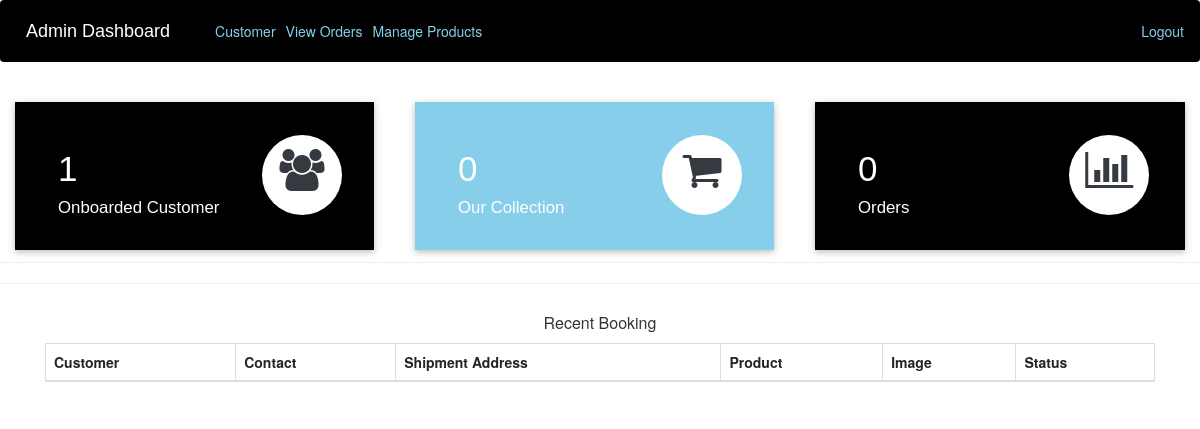
Page /admin-dashboard (signed in) on the earlier database version.
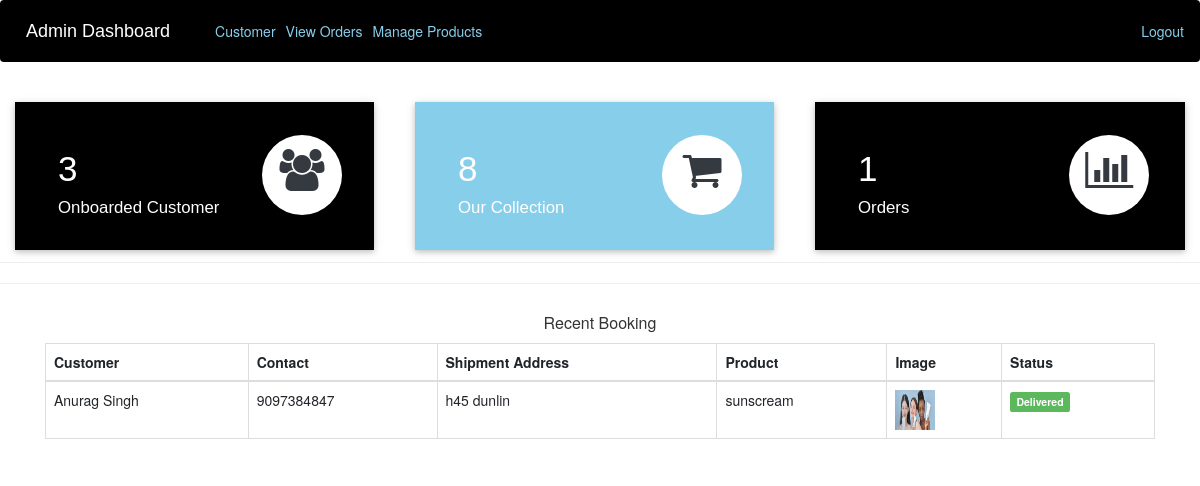
Same page on the later database version.
### ecom/models.py (models this page shows, shortened)
class Customer(models.Model):
    user=models.OneToOneField(User,on_delete=models.CASCADE)
    profile_pic= models.ImageField(upload_to='profile_pic/CustomerProfilePic/',null=True,blank=True)
    address = models.CharField(max_length=40)
    mobile = models.CharField(max_length=20,null=False)
    @property
    def get_name(self):
        return self.user.first_name+" "+self.user.last_name

class Orders(models.Model):
    STATUS =(
        ('Pending','Pending'),
        ('Order Confirmed','Order Confirmed'),
        ('Out for Delivery','Out for Delivery'),
        ('Delivered','Delivered'),
    )
    customer=models.ForeignKey('Customer', on_delete=models.CASCADE,null=True)
    product=models.ForeignKey('Product',on_delete=models.CASCADE,null=True)
    email = models.CharField(max_length=50,null=True)
    address = models.CharField(max_length=500,null=True)
    mobile = models.CharField(max_length=20,null=True)
    order_date= models.DateField(auto_now_add=True,null=True)
    status=models.CharField(max_length=50,null=True,choices=STATUS)

class Product(models.Model):
    name=models.CharField(max_length=40)
    product_image= models.ImageField(upload_to='product_image/',null=True,blank=True)
    price = models.PositiveIntegerField()
    description=models.CharField(max_length=40)

### ecom/views.py (the view)
# urls.py: path('admin-dashboard', views.admin_dashboard_view, name='admin-dashboard'),
@login_required(login_url='adminlogin')
def admin_dashboard_view(request):
    customercount=models.Customer.objects.all().count()
    productcount=models.Product.objects.all().count()
    ordercount=models.Orders.objects.all().count()
    orders=models.Orders.objects.all()
    ordered_products=[]
    ordered_bys=[]
    for order in orders:
        ordered_product=models.Product.objects.all().filter(id=order.product.id)
        ordered_by=models.Customer.objects.all().filter(id = order.customer.id)
        ordered_products.append(ordered_product)
        ordered_bys.append(ordered_by)
    mydict={
    'customercount':customercount,
    'productcount':productcount,
    'ordercount':ordercount,
    'data':zip(ordered_products,ordered_bys,orders),
    }
    return render(request,'ecom/admin_dashboard.html',context=mydict)

### templates/ecom/admin_dashboard.html
{% extends 'ecom/admin_base.html' %}
{% load static %}
{% block content %}
<br>
{%include 'ecom/admin_dashboard_cards.html'%}
<br><br><br><br><br>
<hr><hr>
<div class="container" >
    <div  >
      <div class="panel-heading" style="text-align:center;">
        <h6 class="panel-title">Recent Booking</h6>
      </div>
      <table class="table table-hover table-bordered" id="dev-table">
        <thead>
          <tr>
            <th>Customer</th>
            <th>Contact</th>
            <th>Shipment Address</th>
            <th>Product</th>
            <th>Image</th>
            <th>Status</th>
          </tr>
        </thead>
        {% for product,customer,order in data %}
        <tr>
          {% for c in customer %}
          <td> {{c.get_name}}</td>
          <td>{{c.mobile}}</td>
          <td>{{order.address}}</td>
          {% endfor %}
          {% for p in product %}
          <td> {{p.name}}</td>
          <td> <img src="{% static p.product_image.url %}" alt="Profile Pic" height="40px" width="40px" /></td>
          {% if order.status == 'Pending'%}
          <td> <span class="label label-info">{{order.status}}</span></td>
          {% elif order.status == 'Delivered' %}
          <td> <span class="label label-success">{{order.status}}</span></td>
          {% elif order.status == 'Out for Delivery' %}
          <td> <span class="label label-warning">{{order.status}}</span></td>
          {%else%}
            <td> <span class="label label-primary">{{order.status}}</span></td>
          {%endif%}
          {% endfor %}
        </tr>
        {% endfor %}
      </table>
  </div>
</div>
{% endblock content %}

Differences in the rows shown:
added Orders: address "h45 dunlin", status "Delivered"
now on this page (row unchanged): Customer: get_name "Anurag Singh", mobile "9097384847"
added Product: name "sunscream", product_image (picture)
Other differences:
{{ customercount }}: "1" → "3"
{{ productcount }}: "0" → "8"
{{ ordercount }}: "0" → "1"
